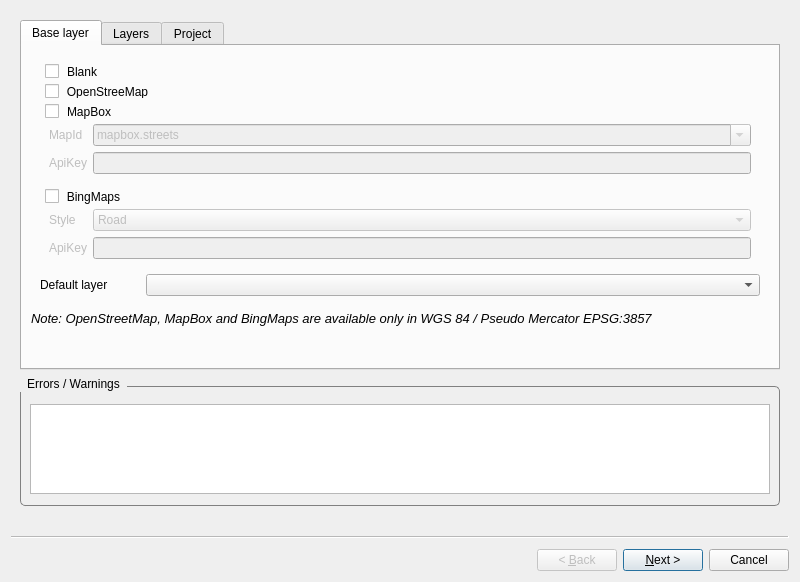
<?xml version="1.0" encoding="UTF-8"?>
<ui version="4.0">
 <class>publish_wizard</class>
 <widget class="QWizard" name="publish_wizard">
  <property name="geometry">
   <rect>
    <x>0</x>
    <y>0</y>
    <width>800</width>
    <height>582</height>
   </rect>
  </property>
  <property name="minimumSize">
   <size>
    <width>600</width>
    <height>400</height>
   </size>
  </property>
  <property name="windowTitle">
   <string>Publish in Gisquick</string>
  </property>
  <property name="autoFillBackground">
   <bool>false</bool>
  </property>
  <property name="styleSheet">
   <string notr="true"/>
  </property>
  <property name="modal">
   <bool>true</bool>
  </property>
  <property name="options">
   <set>QWizard::NoBackButtonOnLastPage|QWizard::NoDefaultButton</set>
  </property>
  <widget class="QWizardPage" name="wizard_page_project">
   <property name="styleSheet">
    <string notr="true"/>
   </property>
   <layout class="QVBoxLayout" name="verticalLayout">
    <item>
     <widget class="QTabWidget" name="tabWidget">
      <property name="sizePolicy">
       <sizepolicy hsizetype="Expanding" vsizetype="Expanding">
        <horstretch>0</horstretch>
        <verstretch>1</verstretch>
       </sizepolicy>
      </property>
      <property name="currentIndex">
       <number>0</number>
      </property>
      <widget class="QWidget" name="tab_baselayer">
       <attribute name="title">
        <string>Base layer</string>
       </attribute>
       <layout class="QGridLayout" name="gridLayout_4">
        <item row="5" column="0">
         <widget class="QLabel" name="info">
          <property name="sizePolicy">
           <sizepolicy hsizetype="Preferred" vsizetype="Preferred">
            <horstretch>0</horstretch>
            <verstretch>0</verstretch>
           </sizepolicy>
          </property>
          <property name="font">
           <font>
            <italic>true</italic>
           </font>
          </property>
          <property name="text">
           <string>&lt;html&gt;&lt;head/&gt;&lt;body&gt;&lt;p&gt;&lt;span style=&quot; font-size:10pt;&quot;&gt;Note: OpenStreetMap, MapBox and BingMaps are available only in WGS 84 / Pseudo Mercator EPSG:3857&lt;/span&gt;&lt;/p&gt;&lt;/body&gt;&lt;/html&gt;</string>
          </property>
         </widget>
        </item>
        <item row="0" column="0" rowspan="4" alignment="Qt::AlignTop">
         <widget class="QGroupBox" name="groupBox_baselayer">
          <property name="sizePolicy">
           <sizepolicy hsizetype="Preferred" vsizetype="Expanding">
            <horstretch>0</horstretch>
            <verstretch>0</verstretch>
           </sizepolicy>
          </property>
          <property name="font">
           <font>
            <pointsize>10</pointsize>
            <weight>50</weight>
            <bold>false</bold>
           </font>
          </property>
          <property name="styleSheet">
           <string notr="true">QGroupBox {
    border: 0px solid gray;
    border-radius: 5px;
    margin: 0px;
    text-align: top;
    padding: 0px;
 }
QGroupBox::title {
    subcontrol-origin: margin;
    subcontrol-position: top left;
    padding: 1 5;
}</string>
          </property>
          <property name="title">
           <string/>
          </property>
          <property name="flat">
           <bool>false</bool>
          </property>
          <property name="checkable">
           <bool>false</bool>
          </property>
          <layout class="QVBoxLayout" name="verticalLayout_13">
           <item>
            <widget class="QGroupBox" name="blank">
             <property name="title">
              <string>Blank</string>
             </property>
             <property name="checkable">
              <bool>true</bool>
             </property>
             <property name="checked">
              <bool>false</bool>
             </property>
            </widget>
           </item>
           <item>
            <widget class="QGroupBox" name="osm">
             <property name="title">
              <string>OpenStreeMap</string>
             </property>
             <property name="checkable">
              <bool>true</bool>
             </property>
             <property name="checked">
              <bool>false</bool>
             </property>
            </widget>
           </item>
           <item>
            <widget class="QGroupBox" name="mapbox">
             <property name="sizePolicy">
              <sizepolicy hsizetype="Preferred" vsizetype="Preferred">
               <horstretch>0</horstretch>
               <verstretch>0</verstretch>
              </sizepolicy>
             </property>
             <property name="minimumSize">
              <size>
               <width>0</width>
               <height>0</height>
              </size>
             </property>
             <property name="title">
              <string>MapBox</string>
             </property>
             <property name="checkable">
              <bool>true</bool>
             </property>
             <property name="checked">
              <bool>false</bool>
             </property>
             <layout class="QGridLayout" name="gridLayout_mapbox">
              <property name="topMargin">
               <number>20</number>
              </property>
              <property name="bottomMargin">
               <number>9</number>
              </property>
              <item row="0" column="0">
               <widget class="QLabel" name="label_mapbox_mapid">
                <property name="text">
                 <string>MapId</string>
                </property>
               </widget>
              </item>
              <item row="1" column="0">
               <widget class="QLabel" name="label_mapbox_apikey">
                <property name="text">
                 <string>ApiKey</string>
                </property>
               </widget>
              </item>
              <item row="1" column="1">
               <widget class="QLineEdit" name="mapbox_apikey">
                <property name="enabled">
                 <bool>false</bool>
                </property>
                <property name="sizePolicy">
                 <sizepolicy hsizetype="Expanding" vsizetype="Preferred">
                  <horstretch>0</horstretch>
                  <verstretch>0</verstretch>
                 </sizepolicy>
                </property>
                <property name="text">
                 <string/>
                </property>
               </widget>
              </item>
              <item row="0" column="1">
               <widget class="QComboBox" name="mapbox_mapid">
                <property name="enabled">
                 <bool>false</bool>
                </property>
                <property name="sizePolicy">
                 <sizepolicy hsizetype="Preferred" vsizetype="Preferred">
                  <horstretch>0</horstretch>
                  <verstretch>0</verstretch>
                 </sizepolicy>
                </property>
                <property name="editable">
                 <bool>true</bool>
                </property>
                <item>
                 <property name="text">
                  <string>mapbox.streets</string>
                 </property>
                </item>
                <item>
                 <property name="text">
                  <string>mapbox.light</string>
                 </property>
                </item>
                <item>
                 <property name="text">
                  <string>mapbox.dark</string>
                 </property>
                </item>
                <item>
                 <property name="text">
                  <string>mapbox.satellite</string>
                 </property>
                </item>
                <item>
                 <property name="text">
                  <string>mapbox.streets-satellite</string>
                 </property>
                </item>
                <item>
                 <property name="text">
                  <string>mapbox.wheatpaste</string>
                 </property>
                </item>
                <item>
                 <property name="text">
                  <string>mapbox.streets-basic</string>
                 </property>
                </item>
                <item>
                 <property name="text">
                  <string>mapbox.comic</string>
                 </property>
                </item>
                <item>
                 <property name="text">
                  <string>mapbox.outdoors</string>
                 </property>
                </item>
                <item>
                 <property name="text">
                  <string>mapbox.run-bike-hike</string>
                 </property>
                </item>
                <item>
                 <property name="text">
                  <string>mapbox.pencil</string>
                 </property>
                </item>
                <item>
                 <property name="text">
                  <string>mapbox.pirates</string>
                 </property>
                </item>
                <item>
                 <property name="text">
                  <string>mapbox.emerald</string>
                 </property>
                </item>
                <item>
                 <property name="text">
                  <string>mapbox.high-contrast</string>
                 </property>
                </item>
               </widget>
              </item>
             </layout>
            </widget>
           </item>
           <item>
            <widget class="QGroupBox" name="bing">
             <property name="sizePolicy">
              <sizepolicy hsizetype="Preferred" vsizetype="Expanding">
               <horstretch>0</horstretch>
               <verstretch>3</verstretch>
              </sizepolicy>
             </property>
             <property name="minimumSize">
              <size>
               <width>0</width>
               <height>0</height>
              </size>
             </property>
             <property name="title">
              <string>BingMaps</string>
             </property>
             <property name="checkable">
              <bool>true</bool>
             </property>
             <property name="checked">
              <bool>false</bool>
             </property>
             <layout class="QGridLayout" name="gridLayout_bing">
              <property name="topMargin">
               <number>20</number>
              </property>
              <property name="verticalSpacing">
               <number>6</number>
              </property>
              <item row="0" column="0">
               <widget class="QLabel" name="label_bing_style">
                <property name="text">
                 <string>Style</string>
                </property>
               </widget>
              </item>
              <item row="0" column="1">
               <widget class="QComboBox" name="bing_style">
                <property name="enabled">
                 <bool>false</bool>
                </property>
                <property name="sizePolicy">
                 <sizepolicy hsizetype="Preferred" vsizetype="Preferred">
                  <horstretch>0</horstretch>
                  <verstretch>0</verstretch>
                 </sizepolicy>
                </property>
                <item>
                 <property name="text">
                  <string>Road</string>
                 </property>
                </item>
                <item>
                 <property name="text">
                  <string>Aerial</string>
                 </property>
                </item>
                <item>
                 <property name="text">
                  <string>Aerial with Labels</string>
                 </property>
                </item>
               </widget>
              </item>
              <item row="1" column="0">
               <widget class="QLabel" name="label_bingmap_apikey">
                <property name="text">
                 <string>ApiKey</string>
                </property>
               </widget>
              </item>
              <item row="1" column="1">
               <widget class="QLineEdit" name="bing_apikey">
                <property name="enabled">
                 <bool>false</bool>
                </property>
                <property name="sizePolicy">
                 <sizepolicy hsizetype="Expanding" vsizetype="Preferred">
                  <horstretch>0</horstretch>
                  <verstretch>0</verstretch>
                 </sizepolicy>
                </property>
               </widget>
              </item>
             </layout>
            </widget>
           </item>
           <item>
            <layout class="QGridLayout" name="gridLayout_default" columnstretch="0,0">
             <item row="0" column="1">
              <widget class="QComboBox" name="default_baselayer"/>
             </item>
             <item row="0" column="0">
              <widget class="QLabel" name="label_default_baselayer">
               <property name="sizePolicy">
                <sizepolicy hsizetype="Fixed" vsizetype="Maximum">
                 <horstretch>0</horstretch>
                 <verstretch>0</verstretch>
                </sizepolicy>
               </property>
               <property name="minimumSize">
                <size>
                 <width>100</width>
                 <height>0</height>
                </size>
               </property>
               <property name="text">
                <string>Default layer</string>
               </property>
              </widget>
             </item>
            </layout>
           </item>
          </layout>
         </widget>
        </item>
        <item row="6" column="0">
         <spacer name="verticalSpacer">
          <property name="orientation">
           <enum>Qt::Vertical</enum>
          </property>
          <property name="sizeHint" stdset="0">
           <size>
            <width>20</width>
            <height>40</height>
           </size>
          </property>
         </spacer>
        </item>
       </layout>
      </widget>
      <widget class="QWidget" name="tab_layers">
       <attribute name="title">
        <string>Layers</string>
       </attribute>
       <layout class="QVBoxLayout" name="verticalLayout_9">
        <item>
         <widget class="QGroupBox" name="groupBox_layers">
          <property name="styleSheet">
           <string notr="true">QGroupBox { 
    border: 0px solid gray; 
    border-radius: 5px;
    margin: 0px;
    text-align: top;
    padding: 0px;
 }
QGroupBox::title {
    subcontrol-origin: margin;
    subcontrol-position: top left;
    padding: 1 5;
}</string>
          </property>
          <property name="title">
           <string/>
          </property>
          <layout class="QFormLayout" name="formLayout_5">
           <property name="fieldGrowthPolicy">
            <enum>QFormLayout::AllNonFixedFieldsGrow</enum>
           </property>
           <item row="0" column="0">
            <widget class="QLabel" name="label_mapcache">
             <property name="text">
              <string>Use cache</string>
             </property>
            </widget>
           </item>
           <item row="0" column="1">
            <widget class="QCheckBox" name="use_mapcache">
             <property name="text">
              <string/>
             </property>
             <property name="checked">
              <bool>true</bool>
             </property>
            </widget>
           </item>
           <item row="1" column="0" colspan="2">
            <widget class="QTreeView" name="treeView">
             <property name="sizePolicy">
              <sizepolicy hsizetype="Expanding" vsizetype="Expanding">
               <horstretch>2</horstretch>
               <verstretch>1</verstretch>
              </sizepolicy>
             </property>
             <property name="alternatingRowColors">
              <bool>false</bool>
             </property>
             <property name="selectionMode">
              <enum>QAbstractItemView::MultiSelection</enum>
             </property>
             <attribute name="headerDefaultSectionSize">
              <number>110</number>
             </attribute>
             <attribute name="headerStretchLastSection">
              <bool>false</bool>
             </attribute>
            </widget>
           </item>
          </layout>
         </widget>
        </item>
       </layout>
      </widget>
      <widget class="QWidget" name="tab_project">
       <attribute name="title">
        <string>Project</string>
       </attribute>
       <layout class="QVBoxLayout" name="verticalLayout_10">
        <item>
         <widget class="QScrollArea" name="scrollArea">
          <property name="minimumSize">
           <size>
            <width>0</width>
            <height>0</height>
           </size>
          </property>
          <property name="widgetResizable">
           <bool>true</bool>
          </property>
          <widget class="QWidget" name="scrollAreaWidgetContent">
           <property name="geometry">
            <rect>
             <x>0</x>
             <y>0</y>
             <width>375</width>
             <height>528</height>
            </rect>
           </property>
           <property name="styleSheet">
            <string notr="true"/>
           </property>
           <layout class="QVBoxLayout" name="verticalLayout_3">
            <item>
             <widget class="QWidget" name="widget_2" native="true">
              <layout class="QFormLayout" name="formLayout_6">
               <property name="topMargin">
                <number>0</number>
               </property>
               <property name="bottomMargin">
                <number>0</number>
               </property>
               <item row="0" column="0">
                <widget class="QLabel" name="label_title">
                 <property name="minimumSize">
                  <size>
                   <width>165</width>
                   <height>0</height>
                  </size>
                 </property>
                 <property name="text">
                  <string>Title</string>
                 </property>
                </widget>
               </item>
               <item row="0" column="1">
                <widget class="QLineEdit" name="project_title"/>
               </item>
              </layout>
             </widget>
            </item>
            <item>
             <widget class="QGroupBox" name="groupBox_4">
              <property name="styleSheet">
               <string notr="true">QGroupBox { 
    border: 1px solid gray; 
    border-radius: 5px;
    margin: 10 0px;
    text-align: top;
    padding: 8 0 2 0;
 }
QGroupBox::title {
    subcontrol-origin: margin;
    subcontrol-position: top left;
    padding: 1 5;
}</string>
              </property>
              <property name="title">
               <string>Extent/Scales</string>
              </property>
              <layout class="QFormLayout" name="formLayout_4">
               <property name="fieldGrowthPolicy">
                <enum>QFormLayout::AllNonFixedFieldsGrow</enum>
               </property>
               <item row="0" column="0">
                <widget class="QLabel" name="label_extent_layer">
                 <property name="minimumSize">
                  <size>
                   <width>165</width>
                   <height>0</height>
                  </size>
                 </property>
                 <property name="text">
                  <string>Project extent by layer</string>
                 </property>
                </widget>
               </item>
               <item row="0" column="1">
                <widget class="QComboBox" name="extent_layer"/>
               </item>
               <item row="1" column="0">
                <widget class="QLabel" name="label_extent_buffer">
                 <property name="text">
                  <string>Extent buffer</string>
                 </property>
                </widget>
               </item>
               <item row="1" column="1">
                <widget class="QDoubleSpinBox" name="extent_buffer">
                 <property name="maximum">
                  <double>100000.000000000000000</double>
                 </property>
                </widget>
               </item>
               <item row="3" column="0">
                <widget class="QLabel" name="label_min_scale">
                 <property name="text">
                  <string>Minimum scale</string>
                 </property>
                </widget>
               </item>
               <item row="3" column="1">
                <widget class="QComboBox" name="min_scale"/>
               </item>
               <item row="4" column="0">
                <widget class="QLabel" name="label_max_scale">
                 <property name="text">
                  <string>Maximum scale</string>
                 </property>
                </widget>
               </item>
               <item row="4" column="1">
                <widget class="QComboBox" name="max_scale"/>
               </item>
              </layout>
             </widget>
            </item>
            <item>
             <widget class="QGroupBox" name="messages_group">
              <property name="sizePolicy">
               <sizepolicy hsizetype="Preferred" vsizetype="Preferred">
                <horstretch>0</horstretch>
                <verstretch>0</verstretch>
               </sizepolicy>
              </property>
              <property name="maximumSize">
               <size>
                <width>16777215</width>
                <height>150</height>
               </size>
              </property>
              <property name="styleSheet">
               <string notr="true">QGroupBox { 
    border: 1px solid gray; 
    border-radius: 5px;
    margin: 10 0px;
    text-align: top;
    padding: 8 0 2 0;
 }
QGroupBox::title {
    subcontrol-origin: margin;
    subcontrol-position: top left;
    padding: 1 5;
}</string>
              </property>
              <property name="title">
               <string>Messages</string>
              </property>
              <layout class="QFormLayout" name="formLayout_2">
               <item row="0" column="0">
                <widget class="QLabel" name="label_3">
                 <property name="minimumSize">
                  <size>
                   <width>165</width>
                   <height>0</height>
                  </size>
                 </property>
                 <property name="text">
                  <string>Text</string>
                 </property>
                </widget>
               </item>
               <item row="0" column="1">
                <widget class="QTextEdit" name="message_text">
                 <property name="maximumSize">
                  <size>
                   <width>16777215</width>
                   <height>16777215</height>
                  </size>
                 </property>
                </widget>
               </item>
               <item row="1" column="0">
                <widget class="QLabel" name="label_4">
                 <property name="text">
                  <string>Valid until</string>
                 </property>
                </widget>
               </item>
               <item row="1" column="1">
                <widget class="QDateEdit" name="message_valid_until">
                 <property name="calendarPopup">
                  <bool>true</bool>
                 </property>
                </widget>
               </item>
              </layout>
             </widget>
            </item>
            <item>
             <widget class="QGroupBox" name="groupBox_2">
              <property name="styleSheet">
               <string notr="true">QGroupBox { 
    border: 1px solid gray; 
    border-radius: 5px;
    margin: 10 0px;
    text-align: top;
    padding: 8 0 2 0;
 }
QGroupBox::title {
    subcontrol-origin: margin;
    subcontrol-position: top left;
    padding: 1 5;
}</string>
              </property>
              <property name="title">
               <string>Access constraints</string>
              </property>
              <layout class="QFormLayout" name="formLayout_3">
               <property name="fieldGrowthPolicy">
                <enum>QFormLayout::AllNonFixedFieldsGrow</enum>
               </property>
               <item row="0" column="0">
                <widget class="QLabel" name="label_authentication">
                 <property name="minimumSize">
                  <size>
                   <width>165</width>
                   <height>0</height>
                  </size>
                 </property>
                 <property name="text">
                  <string>Authentication</string>
                 </property>
                </widget>
               </item>
               <item row="0" column="1">
                <widget class="QComboBox" name="authentication">
                 <item>
                  <property name="text">
                   <string>All (including guest)</string>
                  </property>
                 </item>
                 <item>
                  <property name="text">
                   <string>All authenticated</string>
                  </property>
                 </item>
                 <item>
                  <property name="text">
                   <string>Only project owner</string>
                  </property>
                 </item>
                </widget>
               </item>
               <item row="1" column="0">
                <widget class="QLabel" name="label_expiration">
                 <property name="text">
                  <string>Expiration</string>
                 </property>
                </widget>
               </item>
               <item row="1" column="1">
                <widget class="QWidget" name="widget" native="true">
                 <property name="styleSheet">
                  <string notr="true"/>
                 </property>
                 <layout class="QHBoxLayout" name="horizontalLayout_4">
                  <item>
                   <widget class="QCheckBox" name="enable_expiration">
                    <property name="maximumSize">
                     <size>
                      <width>20</width>
                      <height>16777215</height>
                     </size>
                    </property>
                    <property name="text">
                     <string/>
                    </property>
                   </widget>
                  </item>
                  <item>
                   <widget class="QDateEdit" name="expiration">
                    <property name="enabled">
                     <bool>false</bool>
                    </property>
                    <property name="calendarPopup">
                     <bool>true</bool>
                    </property>
                   </widget>
                  </item>
                 </layout>
                </widget>
               </item>
              </layout>
             </widget>
            </item>
           </layout>
          </widget>
         </widget>
        </item>
       </layout>
      </widget>
     </widget>
    </item>
    <item>
     <widget class="QGroupBox" name="errors_group">
      <property name="enabled">
       <bool>true</bool>
      </property>
      <property name="sizePolicy">
       <sizepolicy hsizetype="Expanding" vsizetype="Expanding">
        <horstretch>0</horstretch>
        <verstretch>0</verstretch>
       </sizepolicy>
      </property>
      <property name="baseSize">
       <size>
        <width>0</width>
        <height>0</height>
       </size>
      </property>
      <property name="font">
       <font>
        <weight>50</weight>
        <bold>false</bold>
       </font>
      </property>
      <property name="styleSheet">
       <string notr="true">QGroupBox { 
    border: 1px solid gray; 
    border-radius: 5px;
    margin: 10 0px;
    text-align: top;
    padding: 8 0 2 0;
 }
QGroupBox::title {
    subcontrol-origin: margin;
    subcontrol-position: top left;
    padding: 1 5;
}</string>
      </property>
      <property name="title">
       <string>Errors / Warnings</string>
      </property>
      <layout class="QVBoxLayout" name="verticalLayout_2">
       <item>
        <widget class="QTableWidget" name="info_table">
         <property name="sizePolicy">
          <sizepolicy hsizetype="Expanding" vsizetype="Expanding">
           <horstretch>0</horstretch>
           <verstretch>0</verstretch>
          </sizepolicy>
         </property>
         <property name="minimumSize">
          <size>
           <width>0</width>
           <height>72</height>
          </size>
         </property>
         <property name="maximumSize">
          <size>
           <width>16777215</width>
           <height>90</height>
          </size>
         </property>
         <property name="baseSize">
          <size>
           <width>0</width>
           <height>0</height>
          </size>
         </property>
         <property name="editTriggers">
          <set>QAbstractItemView::NoEditTriggers</set>
         </property>
         <property name="showGrid">
          <bool>true</bool>
         </property>
         <property name="rowCount">
          <number>0</number>
         </property>
         <attribute name="horizontalHeaderVisible">
          <bool>false</bool>
         </attribute>
         <attribute name="horizontalHeaderCascadingSectionResizes">
          <bool>false</bool>
         </attribute>
         <attribute name="horizontalHeaderDefaultSectionSize">
          <number>70</number>
         </attribute>
         <attribute name="horizontalHeaderMinimumSectionSize">
          <number>70</number>
         </attribute>
         <attribute name="horizontalHeaderShowSortIndicator" stdset="0">
          <bool>false</bool>
         </attribute>
         <attribute name="horizontalHeaderStretchLastSection">
          <bool>true</bool>
         </attribute>
         <attribute name="verticalHeaderVisible">
          <bool>false</bool>
         </attribute>
         <attribute name="verticalHeaderCascadingSectionResizes">
          <bool>false</bool>
         </attribute>
         <attribute name="verticalHeaderDefaultSectionSize">
          <number>25</number>
         </attribute>
         <attribute name="verticalHeaderStretchLastSection">
          <bool>false</bool>
         </attribute>
         <column>
          <property name="text">
           <string>Type</string>
          </property>
         </column>
         <column>
          <property name="text">
           <string>Message</string>
          </property>
         </column>
        </widget>
       </item>
      </layout>
     </widget>
    </item>
   </layout>
  </widget>
  <widget class="QWizardPage" name="wizard_page_topics">
   <layout class="QHBoxLayout" name="horizontalLayout_2">
    <item>
     <widget class="QWidget" name="widget_3" native="true">
      <property name="sizePolicy">
       <sizepolicy hsizetype="Preferred" vsizetype="Preferred">
        <horstretch>1</horstretch>
        <verstretch>0</verstretch>
       </sizepolicy>
      </property>
      <layout class="QVBoxLayout" name="verticalLayout_7">
       <item>
        <widget class="QLabel" name="label_6">
         <property name="text">
          <string>Topics</string>
         </property>
        </widget>
       </item>
       <item>
        <widget class="QListWidget" name="topicsList">
         <property name="sizePolicy">
          <sizepolicy hsizetype="Expanding" vsizetype="Expanding">
           <horstretch>1</horstretch>
           <verstretch>0</verstretch>
          </sizepolicy>
         </property>
        </widget>
       </item>
       <item>
        <widget class="QWidget" name="widget_4" native="true">
         <layout class="QHBoxLayout" name="horizontalLayout_3">
          <item>
           <widget class="QPushButton" name="addTopic">
            <property name="text">
             <string>Add</string>
            </property>
           </widget>
          </item>
          <item>
           <widget class="QPushButton" name="removeTopic">
            <property name="text">
             <string>Remove</string>
            </property>
           </widget>
          </item>
         </layout>
        </widget>
       </item>
      </layout>
     </widget>
    </item>
    <item>
     <widget class="QWidget" name="topicWidget" native="true">
      <property name="sizePolicy">
       <sizepolicy hsizetype="Preferred" vsizetype="Preferred">
        <horstretch>2</horstretch>
        <verstretch>0</verstretch>
       </sizepolicy>
      </property>
      <layout class="QVBoxLayout" name="verticalLayout_8">
       <item>
        <spacer name="verticalSpacer_2">
         <property name="orientation">
          <enum>Qt::Vertical</enum>
         </property>
         <property name="sizeHint" stdset="0">
          <size>
           <width>20</width>
           <height>25</height>
          </size>
         </property>
        </spacer>
       </item>
       <item>
        <widget class="QLabel" name="label_7">
         <property name="text">
          <string>Abstract</string>
         </property>
        </widget>
       </item>
       <item>
        <widget class="QPlainTextEdit" name="topicAbstract">
         <property name="sizePolicy">
          <sizepolicy hsizetype="Expanding" vsizetype="Fixed">
           <horstretch>0</horstretch>
           <verstretch>0</verstretch>
          </sizepolicy>
         </property>
         <property name="minimumSize">
          <size>
           <width>0</width>
           <height>100</height>
          </size>
         </property>
         <property name="maximumSize">
          <size>
           <width>16777215</width>
           <height>100</height>
          </size>
         </property>
        </widget>
       </item>
       <item>
        <widget class="QLabel" name="label_8">
         <property name="text">
          <string>Layers</string>
         </property>
        </widget>
       </item>
       <item>
        <widget class="QTreeWidget" name="topicLayers">
         <property name="sizePolicy">
          <sizepolicy hsizetype="Expanding" vsizetype="Expanding">
           <horstretch>0</horstretch>
           <verstretch>2</verstretch>
          </sizepolicy>
         </property>
         <attribute name="headerVisible">
          <bool>false</bool>
         </attribute>
         <column>
          <property name="text">
           <string notr="true">1</string>
          </property>
         </column>
        </widget>
       </item>
      </layout>
     </widget>
    </item>
   </layout>
  </widget>
  <widget class="QWizardPage" name="wizard_page_publish">
   <layout class="QVBoxLayout" name="verticalLayout_4">
    <item>
     <widget class="QGroupBox" name="groupBox_3">
      <property name="sizePolicy">
       <sizepolicy hsizetype="Expanding" vsizetype="Expanding">
        <horstretch>0</horstretch>
        <verstretch>1</verstretch>
       </sizepolicy>
      </property>
      <property name="styleSheet">
       <string notr="true">QGroupBox { 
    border: 1px solid gray; 
    border-radius: 5px;
    margin: 10 0px;
    text-align: top;
    padding: 8 0 2 0;
 }
QGroupBox::title {
    subcontrol-origin: margin;
    subcontrol-position: top left;
    padding: 1 5;
}</string>
      </property>
      <property name="title">
       <string>Configuration summary</string>
      </property>
      <layout class="QVBoxLayout" name="verticalLayout_5">
       <item>
        <widget class="QTreeWidget" name="config_summary">
         <property name="verticalScrollBarPolicy">
          <enum>Qt::ScrollBarAsNeeded</enum>
         </property>
         <property name="horizontalScrollBarPolicy">
          <enum>Qt::ScrollBarAsNeeded</enum>
         </property>
         <property name="showDropIndicator" stdset="0">
          <bool>true</bool>
         </property>
         <property name="rootIsDecorated">
          <bool>true</bool>
         </property>
         <property name="itemsExpandable">
          <bool>true</bool>
         </property>
         <property name="expandsOnDoubleClick">
          <bool>true</bool>
         </property>
         <property name="columnCount">
          <number>0</number>
         </property>
         <attribute name="headerVisible">
          <bool>false</bool>
         </attribute>
        </widget>
       </item>
      </layout>
     </widget>
    </item>
   </layout>
  </widget>
  <widget class="QWizardPage" name="wizard_page_confirmation">
   <layout class="QVBoxLayout" name="verticalLayout_11">
    <item>
     <widget class="QGroupBox" name="groupBox_info">
      <property name="sizePolicy">
       <sizepolicy hsizetype="Expanding" vsizetype="Expanding">
        <horstretch>0</horstretch>
        <verstretch>1</verstretch>
       </sizepolicy>
      </property>
      <property name="styleSheet">
       <string notr="true">QGroupBox { 
    border: 1px solid gray; 
    border-radius: 5px;
    margin: 10 0px;
    text-align: top;
    padding: 8 0 2 0;
 }
QGroupBox::title {
    subcontrol-origin: margin;
    subcontrol-position: top left;
    padding: 1 5;
}</string>
      </property>
      <property name="title">
       <string>Publish summary</string>
      </property>
      <layout class="QVBoxLayout" name="verticalLayout_6">
       <item>
        <widget class="QGroupBox" name="groupBox_files">
         <property name="sizePolicy">
          <sizepolicy hsizetype="Expanding" vsizetype="Expanding">
           <horstretch>0</horstretch>
           <verstretch>1</verstretch>
          </sizepolicy>
         </property>
         <property name="title">
          <string>Project files</string>
         </property>
         <layout class="QGridLayout" name="gridLayout_6">
          <item row="0" column="0">
           <widget class="QTreeWidget" name="tree_project_files">
            <property name="sizePolicy">
             <sizepolicy hsizetype="Expanding" vsizetype="Expanding">
              <horstretch>0</horstretch>
              <verstretch>1</verstretch>
             </sizepolicy>
            </property>
            <property name="minimumSize">
             <size>
              <width>0</width>
              <height>55</height>
             </size>
            </property>
            <property name="rootIsDecorated">
             <bool>true</bool>
            </property>
            <property name="wordWrap">
             <bool>true</bool>
            </property>
            <attribute name="headerVisible">
             <bool>false</bool>
            </attribute>
            <column>
             <property name="text">
              <string notr="true">1</string>
             </property>
            </column>
           </widget>
          </item>
         </layout>
        </widget>
       </item>
       <item>
        <widget class="QGroupBox" name="groupBox">
         <property name="sizePolicy">
          <sizepolicy hsizetype="Expanding" vsizetype="Expanding">
           <horstretch>0</horstretch>
           <verstretch>3</verstretch>
          </sizepolicy>
         </property>
         <property name="title">
          <string>Data sources</string>
         </property>
         <layout class="QVBoxLayout" name="verticalLayout_14">
          <item>
           <widget class="QTreeWidget" name="tree_data_sources">
            <property name="sizePolicy">
             <sizepolicy hsizetype="Expanding" vsizetype="Expanding">
              <horstretch>0</horstretch>
              <verstretch>1</verstretch>
             </sizepolicy>
            </property>
            <attribute name="headerVisible">
             <bool>false</bool>
            </attribute>
            <column>
             <property name="text">
              <string notr="true">1</string>
             </property>
            </column>
           </widget>
          </item>
         </layout>
        </widget>
       </item>
       <item>
        <layout class="QGridLayout" name="gridLayout_3">
         <property name="verticalSpacing">
          <number>6</number>
         </property>
         <item row="0" column="0">
          <widget class="QLabel" name="label_publish_dir">
           <property name="sizePolicy">
            <sizepolicy hsizetype="Preferred" vsizetype="Expanding">
             <horstretch>0</horstretch>
             <verstretch>2</verstretch>
            </sizepolicy>
           </property>
           <property name="text">
            <string>Publish directory: not set</string>
           </property>
          </widget>
         </item>
         <item row="0" column="1">
          <widget class="QPushButton" name="button_publish_dir">
           <property name="maximumSize">
            <size>
             <width>100</width>
             <height>16777215</height>
            </size>
           </property>
           <property name="text">
            <string>Change</string>
           </property>
          </widget>
         </item>
        </layout>
       </item>
       <item>
        <widget class="QLabel" name="label_gislab_url">
         <property name="font">
          <font>
           <italic>true</italic>
          </font>
         </property>
         <property name="text">
          <string/>
         </property>
        </widget>
       </item>
      </layout>
     </widget>
    </item>
   </layout>
  </widget>
 </widget>
 <resources/>
 <connections/>
</ui>
